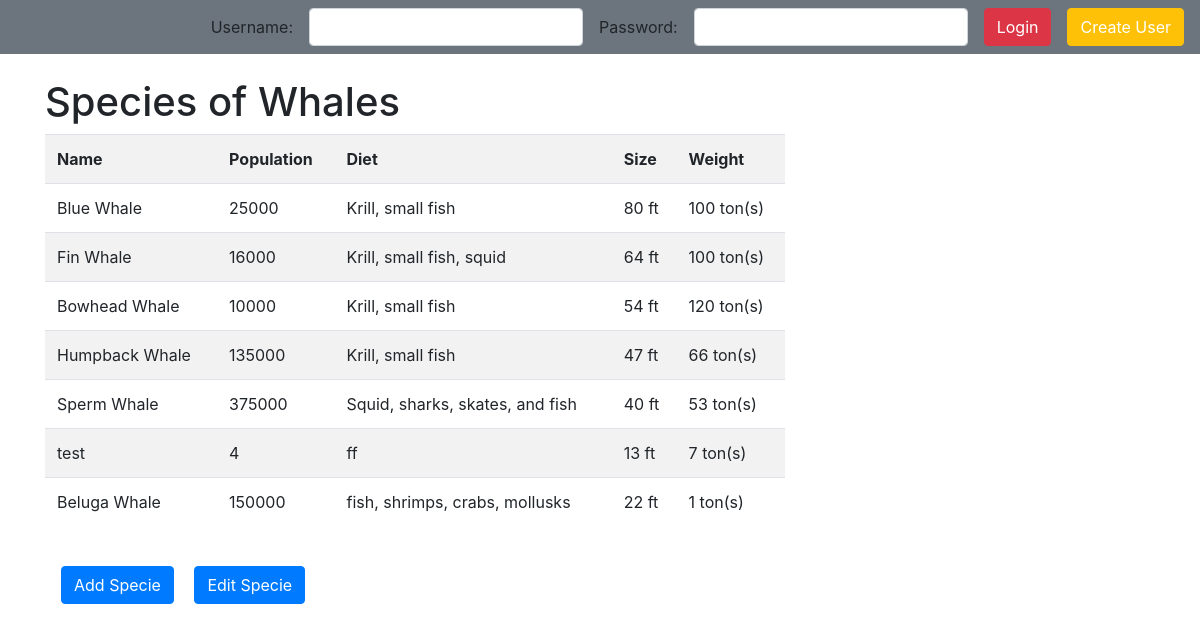
Before: /index/ with the older database file.
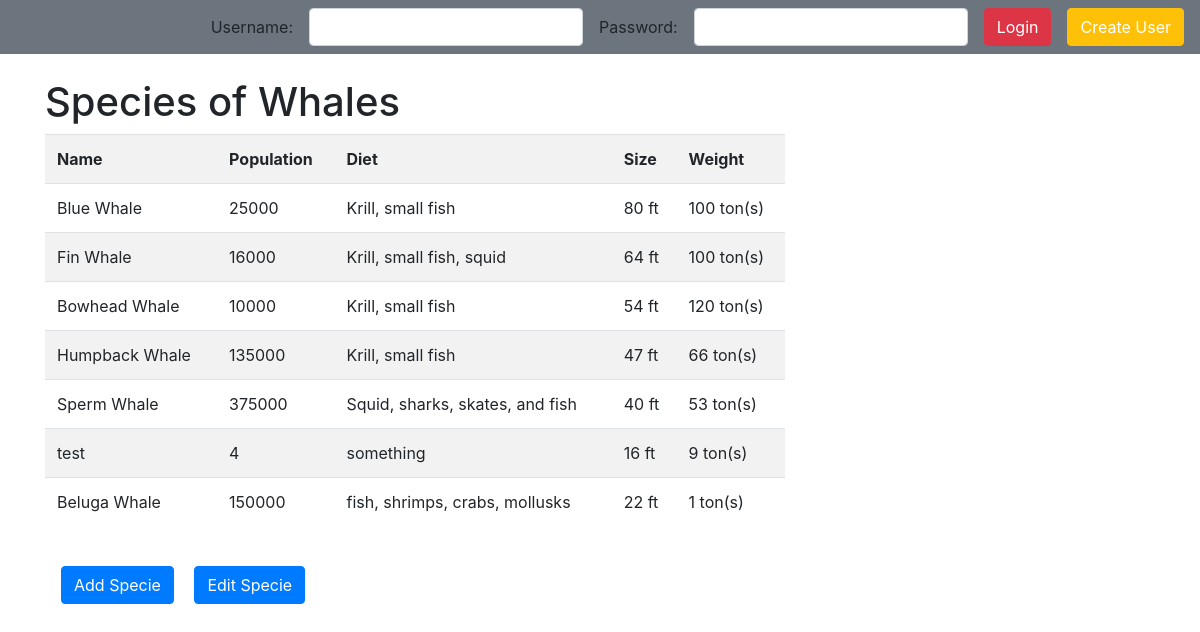
After: the same page with the newer database file.
### WhaleProfiles/models.py (models this page shows, shortened)
class Specie(models.Model):
    name = models.CharField(max_length=500)
    numWhales = models.IntegerField(default=0)
    diet = models.CharField(max_length=500)
    size = models.IntegerField(default=0)
    weight = models.IntegerField(default=0)

### WhaleProfiles/views.py (the view, shortened to what this page needs)
# urls.py: path('index/', views.Index.as_view(), name='index'),
class Index(View):
    allUsers = User.objects.all()
    allProfiles = Profile.objects.all()
    whales = Specie.objects.all()
    def get(self, request):
        context = {
        'allUsers': self.allUsers,
        'allProfiles': self.allProfiles,
        'whales': self.whales
        }
        template = loader.get_template('WhaleProfiles/index.html')
        return HttpResponse(template.render(context, request))

### WhaleProfiles/templates/WhaleProfiles/index.html (shortened to what this page needs)
<!DOCTYPE html>
<html>
  <head>
    <link rel="stylesheet" href="https://maxcdn.bootstrapcdn.com/bootstrap/4.4.1/css/bootstrap.min.css" />
  </head>
  <body>
    <nav class="navbar navbar-expand-sm bg-secondary ">
      {% if user.is_authenticated %}
      <ul class="navbar-nav navbar-right ml-auto">
        <h3>Welcome, {{ user.username }}</h3>
        <form style="margin-left: 1em;" method="POST">
          {% csrf_token %}
          <input type="hidden" name="logout" value="logout"></input>
          <button type="submit" class="btn btn-danger">Logout</button>
        </form>
      </ul>
      {% else %}
      <ul class="navbar-nav pull-right ml-auto">
        <form method="POST">
          <li class="nav-item">
            <div class="form-inline">
              <label style="margin-left: 1em;" for="inputUsername">Username: </label>
              <input style="margin-left: 1em;" type="text" class="form-control" name="inputUsername" id="inputUsername" />
              <label style="margin-left: 1em;" for="inputPassword">Password: </label>
              <input style="margin-left: 1em;" type="password" class="form-control" name="inputPassword" id="inputPassword" />
              <button style="margin-left: 1em;" type="submit" class="btn btn-danger">Login</button>
            </div>
        </form>
      </ul>
      {% endif %}
      <button type="button" class="btn btn-warning" style="margin-left: 1em;">
        <a href="/WhaleProfiles/createUser" style="color:white">
          Create User
        </a>
      </button>
    </nav>
    <br>
    <div class="container">
      <div>
        <h1>
          Species of Whales
        </h1>
        <table class="col-6 col-sm-4 col-lg-8 table table-striped">
            <thread class = "thead-light">
              <tr>
                <th>Name</th>
                <th>Population</th>
                <th>Diet</th>
                <th>Size</th>
                <th>Weight</th>
              </tr>
            </thread>
             {% for whale in whales %}
              <tr>
                <td>{{whale.name}}</td>
                <td>{{whale.numWhales}}</td>
                <td>{{whale.diet}}</td>
                <td>{{whale.size}} ft</td>
                <td>{{whale.weight}} ton(s)</td>
              </tr>
            {% endfor %}
          </table>
        <br />
      </div>
      <div>
        <button type="button" class="btn btn-primary" style="margin-left: 1em;">
          <a href="/WhaleProfiles/addSpecie" style="color:white">
            Add Specie
          </a>
        </button>
        <button type="button" class="btn btn-primary" style="margin-left: 1em;">
          <a href="/WhaleProfiles/editSpecie" style="color:white">
            Edit Specie
          </a>
        </button>
      </div>
    </div>
  </body>
</html>

Changed rows visible on the page:
changed Specie "test": diet "ff" → "something"; size "13" → "16"; weight "7" → "9"
